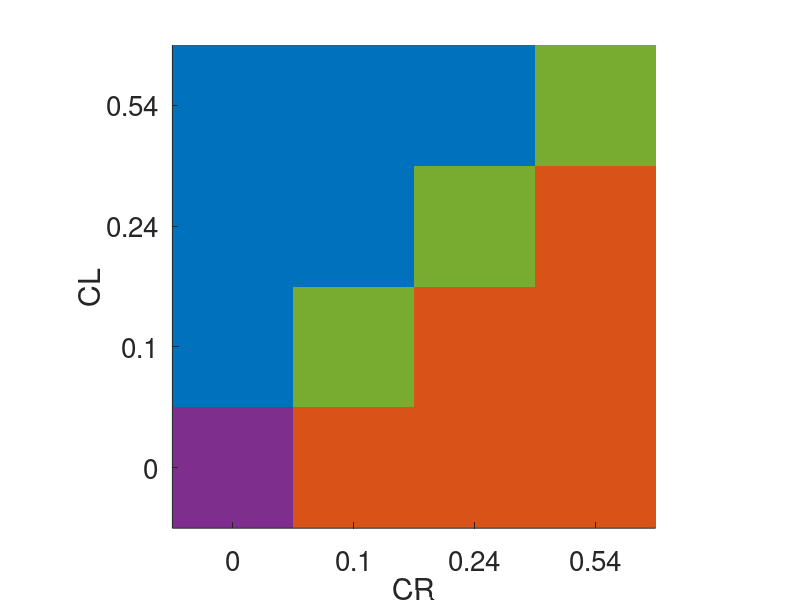
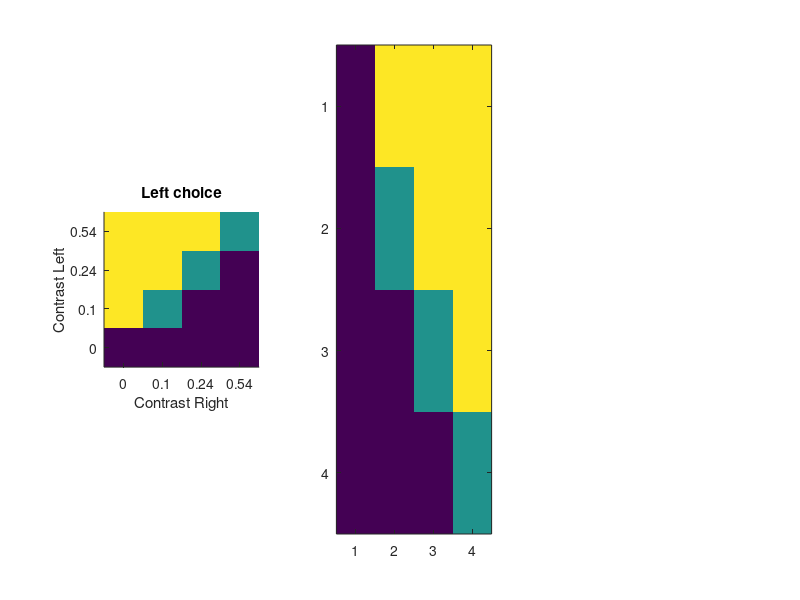

MATLAB code to generate these figures, in order: (Note: this script raises an error after producing the figures.)
%% Plot contingency table for 2D AUC task

 choice_cols = [0 0.4470 0.7410;
                0.8500 0.3250 0.0980;
                0.4940    0.1840    0.5560;
                0.4660    0.6740    0.1880];
     
cols = zeros(4,4,3);
for cl = 1:4
    for cr = 1:4
        
        if cl==1 && cr==1
            cols(cl,cr,:) = choice_cols(3,:);
        end
        
        if cl==cr && cl>1
            cols(cl,cr,:) = choice_cols(4,:);
        end
        
        if cl>cr
            cols(cl,cr,:) = choice_cols(1,:);
        end
        
        if cl<cr
            cols(cl,cr,:) = choice_cols(2,:);
        end
    end
end

figure;
image(cols);
set(gca,'ydir','normal','box','off');
set(gca,'XTickLabel',{'0','0.1','0.24','0.54'},'xtick',1:4,'yTickLabel',{'0','0.1','0.24','0.54'},'ytick',1:4)
xlabel('CR'); ylabel('CL'); axis square;
set(gcf,'color','w'); set(gca,'fontsize',20);

%%  black+white grid of rewarded choices
figure('color','w');
subplot(1,3,1);
Lcorr = (0.5*(triu(ones(4)) + triu(ones(4),1)))'; Lcorr(1)=0;
imagesc(Lcorr); caxis([0 1]);
set(gca,'XTickLabel',{'0','0.1','0.24','0.54'},'xtick',1:4,'yTickLabel',{'0','0.1','0.24','0.54'},'ytick',1:4)
set(gca,'ydir','normal','box','off');
xlabel('Contrast Right'); ylabel('Contrast Left'); axis square; title('Left choice')

subplot(1,3,2);
Rcorr = (0.5*(tril(ones(4)) + tril(ones(4),-1)))'; Rcorr(1)=0;
imagesc(Rcorr); caxis([0 1]);
set(gca,'xtick','','ytick','');
set(gca,'ydir','normal','box','off'); axis square; title('Right choice')

subplot(1,3,3);
imagesc([1 0 0 0;0 0 0 0;0 0 0 0;0 0 0 0]); caxis([0 1]);
set(gca,'xtick','','ytick',''); 
set(gca,'ydir','normal','box','off'); axis square; title('NoGo')
colormap(flipud(gray));
set(get(gcf,'children'),'fontsize',20);

%% simple RT histogram
figure('color','w');
hist(o.data{end}.RT(o.data{end}.laserIdx==0 & o.data{end}.response<3),100);
set(gca,'box','off','ytick','','ycolor','w','fontsize',20); xlabel('Reaction Time (sec)');
xlim([0 1.5]);
%% Plot grid of inactivation points

idx = 1:size(o.inactivationCoords,1);
coordNum = 42;
idx(coordNum) = [];

kimg=imread('D:\kirkcaldie_brain_BW.png');
figure('color','w');
subplot(1,2,1); %unilateral

idx = 1:size(o.inactivationCoords,1);
coordNum = 42;
imX=image(-5:1:5,4:-1:-6,kimg); axis square; set(gca,'ydir','normal'); hold on;
set(imX,'AlphaData',0.5);
s1=scatter(o.inactivationCoords(idx,2),o.inactivationCoords(idx,1),200);
s2=scatter(o.inactivationCoords(coordNum,2),o.inactivationCoords(coordNum,1),200,'filled');
set([s1, s2],'CData',[0 0 1]);
s1.LineWidth=1; s1.CData=[0.4 0.4 1];
title([num2str(length(o.names)-1) ' mice, ' num2str(length(o.data{end}.response)) ' trials']);
xlabel('Medial-Lateral axis'); ylabel('Anterior-Posterior axis');

coordNum = [42 45];
subplot(1,2,2);
imX=image(-5:1:5,4:-1:-6,kimg); axis square; set(gca,'ydir','normal'); hold on;
set(imX,'AlphaData',0.5);
s1=scatter(o.inactivationCoords(idx,2),o.inactivationCoords(idx,1),200);
s2=scatter(o.inactivationCoords(coordNum,2),o.inactivationCoords(coordNum,1),200,'filled');
set([s1, s2],'CData',[0 0 1]);
s1.LineWidth=1; s1.CData=[0.4 0.4 1];
title([num2str(length(o2.names)-1) ' mice, ' num2str(length(o2.data{end}.response)) ' trials']);
xlabel('Medial-Lateral axis'); ylabel('Anterior-Posterior axis');

%% Plot dots onto kirkcaldie brain to determine the right colours
img = imread('D:\kirkcaldie_brain.png');
figure; imagesc(linspace(-5,5,100),linspace(4,-6,100),img);
set(gca,'ydir','normal'); hold on;

O = o2;
numSites = size(O.inactivationCoords,1);
s=scatter(O.inactivationCoords(:,2),O.inactivationCoords(:,1),400,'filled');
text(O.inactivationCoords(:,2),O.inactivationCoords(:,1),cellfun(@(c)num2str(c),num2cell(1:numSites),'uni',0));


cols = [69, 198, 234;
        65, 140, 202;
        234, 155, 196;
        176, 115, 175;
        182, 216, 150;
        252, 200, 102;
        245, 242, 159;
        243, 237, 73;
        0.5 0.5 0.5]/255;
    
    %unilateral
areaID = [1 1 2 3 3 2 1 1,...
          1 1 2 3 3 2 1 1,...
          5 4 4 3 3 4 4 5,...
          5 5 5 3 3 5 5 5,...
          5 5 6 7 7 6 5 5,...
          6 6 7 7 6 6,...
          7 7 7 7,...
          8 8,...
          9];

%     %bilateral
areaID = [3 2 1 1,...
          3 2 1 1,...
          3 4 4 5,...
          3 5 5 5,...
          7 6 5 5,...
          7 6 6,...
          7 7,...
          8];
s=scatter(O.inactivationCoords(:,2),O.inactivationCoords(:,1),400,cols(areaID,:),'filled');
s.MarkerEdgeColor=[0 0 0];
text(O.inactivationCoords(:,2),O.inactivationCoords(:,1),cellfun(@(c)num2str(c),num2cell(1:numSites),'uni',0));

%% See if bilateral effects can be explained as a sum of unilateral effects

unilat_p=[];
for site = 1:size(o2.inactivationCoords,1)
    coord = o2.inactivationCoords(site,:);
    
    idx = (o.inactivationCoords(:,1) == coord(1) & o.inactivationCoords(:,2) == coord(2)) ...
        | (o.inactivationCoords(:,1) == coord(1) & o.inactivationCoords(:,2) == -coord(2));
    
%     bilat_p = o2.fitData.params{end}(site,:);
    unilat_p(site,:) = sum(o.fitData.params{end}(idx,:),1);
end

figure('color','w');
labels = {'bL','bR','sL','sR'};
for p=1:4
subplot(2,2,p);
plot(unilat_p(:,p),o2.fitData.params{end}(:,p),'o'); axis equal;
xl = xlim; yl = ylim;

hold on; ezplot('y=x');
xlim(xl); ylim(yl);
xlabel('Unilat L + Unilat R parameter');
ylabel('Bilateral parameter');
set(gca,'box','off');
title(labels{p});
end

%try comparing on the level of predicted probabilities

p_nL = mean(o2.fitData.nonLaserParams{end});
[ZL,ZR] = o2.getModel('bias+sub_sens','biasAsContrast',5);

c = [0.5 0.5];
figure('color','w');
a=subplot(1,2,1); hold(a,'on'); ezplot('y=x'); xlim([0 1]); ylim([0 1]); axis square; title('L'); xlabel('Unilat L+R'); ylabel('Bilat');
b=subplot(1,2,2); hold(b,'on'); ezplot('y=x'); xlim([0 1]); ylim([0 1]); axis square; title('R'); xlabel('Unilat L+R'); ylabel('Bilat');
for site = 1:size(o2.inactivationCoords,1)
    zl = ZL(p_nL,o2.fitData.params{end}(site,:),c);
    zr = ZR(p_nL,o2.fitData.params{end}(site,:),c);
    pLb = exp(zl)/(1+exp(zl)+exp(zr));
    pRb = exp(zr)/(1+exp(zl)+exp(zr));
    
    zl = ZL(p_nL,unilat_p(site,:),c);
    zr = ZR(p_nL,unilat_p(site,:),c);
    pLu = exp(zl)/(1+exp(zl)+exp(zr));
    pRu = exp(zr)/(1+exp(zl)+exp(zr));
    
    plot(a,pLu,pLb,'o');
    plot(b,pRu,pRb,'o');
end

%% Plot unilateral and bilateral model parameter estimates on the same scale
%unilat = o
%bilat = o2
O = {o,o2};
img=imread('D:\kirkcaldie_brain_BW_outline.png');

figure('color','w');
titles = {'\Delta bL','\Delta bR','\Delta sL','\Delta sR','\Delta n','\Delta c50'};
for oi = 1:2
    oldPara = mean(O{oi}.fitData.nonLaserParams{end});
    for i = 1:6
        subplot(2,6,i + (oi==2)*6 );
        ml = O{oi}.inactivationCoords(:,2);
        ap = O{oi}.inactivationCoords(:,1);
        para = O{oi}.fitData.params{end}(:,i);
%         para = para/oldPara(i);
        
        if oi == 2
            ml = [ml;-ml];
            ap = [ap;ap];
            para = [para;para];
        end
        imX=imagesc(linspace(-4.5,4.5,100),linspace(3.75,-5.2,100),img);
                    set(gca,'ydir','normal');
                    set(imX,'alphadata',0.7); hold on;
        scatter(ml,ap,200,para,'s','filled'); axis equal; xlim([-1 1]*4.5); ylim([-1 1]*5.5);       
        set(gca,'xtick','','ytick','','xcolor','w','ycolor','w');
        colorbar;
        
        if i <= 2
            caxis([-1 1]*0.3);
        elseif i>2 && i<=4
            caxis([-1 1]*6);
        else
            caxis([-1 1]*1);
        end
        
        if oi == 1
            title(titles{i});
        end
    end
end
 cmap = [ones(100,1) linspace(0,1,100)' linspace(0,1,100)';
                    linspace(1,0,100)' linspace(1,0,100)' ones(100,1)];
                colormap(flipud(cmap));
